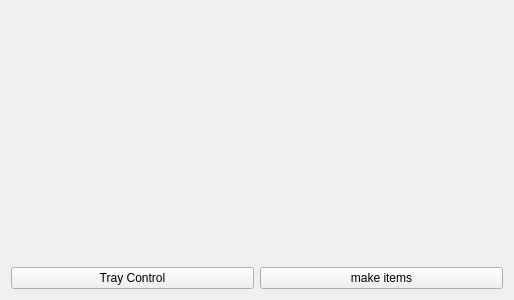
<?xml version="1.0" encoding="UTF-8"?>
<ui version="4.0">
 <class>Widget</class>
 <widget class="QWidget" name="Widget">
  <property name="geometry">
   <rect>
    <x>0</x>
    <y>0</y>
    <width>514</width>
    <height>300</height>
   </rect>
  </property>
  <property name="windowTitle">
   <string>Widget</string>
  </property>
  <property name="windowIcon">
   <iconset resource="ico.qrc">
    <normaloff>:/ToolBox.png</normaloff>:/ToolBox.png</iconset>
  </property>
  <layout class="QGridLayout" name="gridLayout">
   <item row="1" column="0">
    <widget class="QPushButton" name="trayControl">
     <property name="text">
      <string>Tray Control</string>
     </property>
    </widget>
   </item>
   <item row="1" column="1">
    <widget class="QPushButton" name="makeItems">
     <property name="text">
      <string>make items</string>
     </property>
    </widget>
   </item>
   <item row="0" column="0" colspan="2">
    <widget class="Account" name="accountWidget" native="true"/>
   </item>
  </layout>
 </widget>
 <customwidgets>
  <customwidget>
   <class>Account</class>
   <extends>QWidget</extends>
   <header>../Account/Account.h</header>
   <container>1</container>
  </customwidget>
 </customwidgets>
 <resources>
  <include location="ico.qrc"/>
 </resources>
 <connections/>
</ui>
